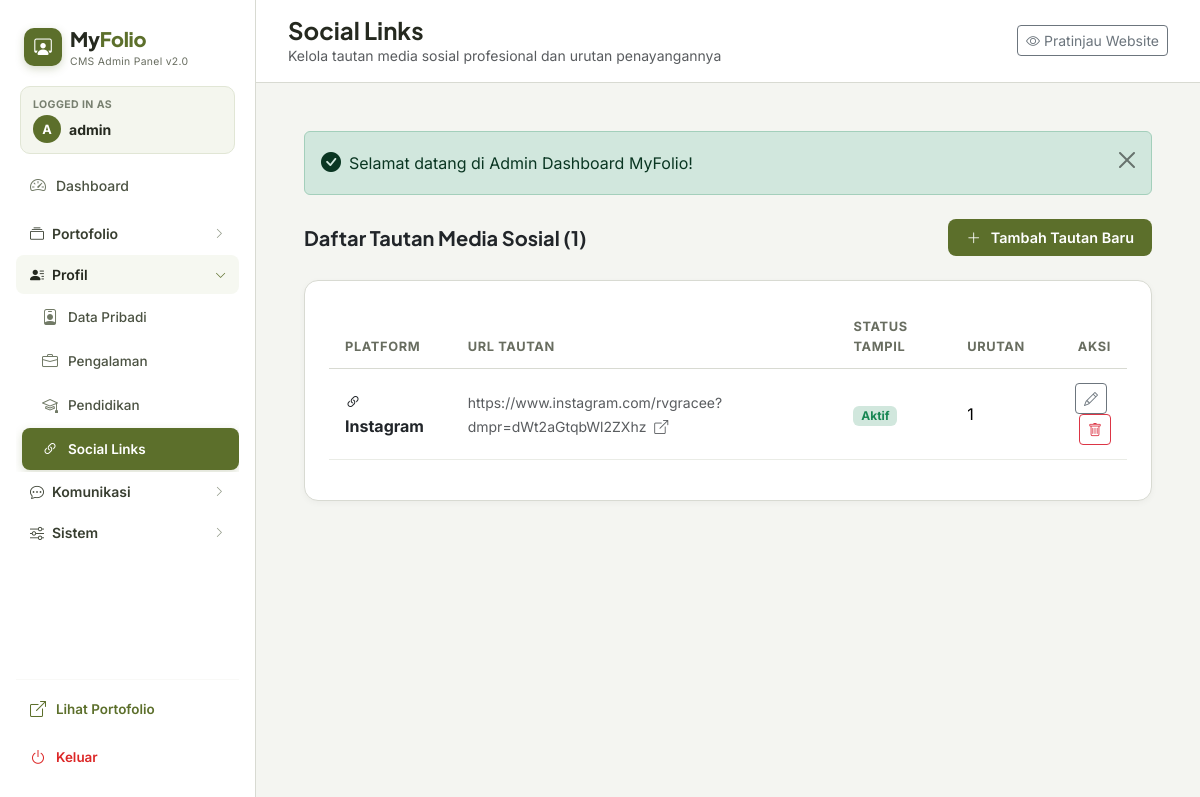
/admin/social-links.php (signed in), run on the app's committed database.
### tables this page shows
CREATE TABLE `social_links` (
  `id` int(11) NOT NULL AUTO_INCREMENT,
  `platform` varchar(50) NOT NULL,
  `url` varchar(255) NOT NULL,
  `is_active` tinyint(1) DEFAULT 1,
  `sort_order` int(11) DEFAULT 0,
  `created_at` timestamp NOT NULL DEFAULT current_timestamp(),
  `updated_at` timestamp NOT NULL DEFAULT current_timestamp() ON UPDATE current_timestamp(),
  PRIMARY KEY (`id`)
);

### includes/functions.php (called while the page is built, shortened)
<?php
function e(?string $value): string {
    return htmlspecialchars($value ?? '', ENT_QUOTES, 'UTF-8');
}

### admin/social-links.php (the view, shortened to what this page needs)
<?php
require_once __DIR__ . '/includes/admin_init.php';
$socials = $pdo->query("SELECT * FROM social_links ORDER BY sort_order ASC, id ASC")->fetchAll();
require_once __DIR__ . '/includes/admin_header.php';
?>
<div class="d-flex justify-content-between align-items-center mb-4">
    <div>
        <h5 class="fw-bold mb-0 text-dark">Daftar Tautan Media Sosial (<?= count($socials) ?>)</h5>
    </div>
    <button class="btn btn-admin-primary" data-bs-toggle="modal" data-bs-target="#addSocialModal">
        <i class="bi bi-plus-lg me-1"></i> Tambah Tautan Baru
    </button>
</div>
<div class="admin-card">
    <?php if (empty($socials)): ?>
        <div class="text-center py-5 text-muted">Belum ada tautan media sosial.</div>
    <?php else: ?>
        <div class="table-responsive">
            <table class="table admin-table align-middle">
                <thead>
                    <tr>
                        <th>Platform</th>
                        <th>URL Tautan</th>
                        <th>Status Tampil</th>
                        <th>Urutan</th>
                        <th class="text-end">Aksi</th>
                    </tr>
                </thead>
                <tbody>
                    <?php foreach ($socials as $soc): ?>
                        <tr>
                            <td class="fw-bold text-dark">
                                <i class="bi bi-link-45deg text-primary-olive me-1"></i>
                                <?= e($soc['platform']) ?>
                            </td>
                            <td>
                                <a href="<?= e($soc['url']) ?>" target="_blank" class="small text-muted text-decoration-none">
                                    <?= e($soc['url']) ?> <i class="bi bi-box-arrow-up-right ms-1"></i>
                                </a>
                            </td>
                            <td>
                                <?php if ($soc['is_active']): ?>
                                    <span class="badge bg-success-subtle text-success">Aktif</span>
                                <?php else: ?>
                                    <span class="badge bg-secondary-subtle text-secondary">Nonaktif</span>
                                <?php endif; ?>
                            </td>
                            <td><?= (int)$soc['sort_order'] ?></td>
                            <td class="text-end">
                                <button class="btn btn-outline-secondary btn-sm py-1 px-2.5 me-1"
                                    onclick="openEditSocial(<?= htmlspecialchars(json_encode($soc), ENT_QUOTES, 'UTF-8') ?>)">
                                    <i class="bi bi-pencil"></i>
                                </button>
                                <form method="POST" action="social-links.php" class="d-inline" onsubmit="return confirm('Hapus tautan ini?');">
                                    <button type="submit" class="btn btn-outline-danger btn-sm py-1 px-2.5">
                                        <i class="bi bi-trash"></i>
                                    </button>
                                </form>
                            </td>
                        </tr>
                    <?php endforeach; ?>
                </tbody>
            </table>
        </div>
    <?php endif; ?>
</div>
<?php
require_once __DIR__ . '/includes/admin_footer.php';
?>

### assets/css/admin.css (style rules this page uses)
:root { --color-primary: #5C6F2B; --color-primary-hover: #495822; --color-background: #F4F5F1; --color-sidebar: #FFFFFF; --color-dark: #25291F; --color-soft-olive: #DCE3CB; --color-white: #FFFFFF; --color-muted: #686D60; --color-border: #D8DAD2; --radius-card: 14px; --radius-button: 8px; --shadow-sm: 0 2px 6px rgba(0, 0, 0, 0.04); }
body { font-family: 'Inter', sans-serif; background-color: var(--color-background); color: var(--color-dark); }
h1, h2, h3, h4, h5, h6 { font-family: 'Plus Jakarta Sans', sans-serif; color: var(--color-dark); }
.admin-card { background-color: var(--color-white); border: 1px solid var(--color-border); border-radius: var(--radius-card); box-shadow: var(--shadow-sm); padding: 24px; margin-bottom: 24px; }
.admin-table th { font-size: 0.8rem; font-weight: 700; text-transform: uppercase; color: var(--color-muted); letter-spacing: 0.05em; border-bottom: 1.5px solid var(--color-border); padding: 12px 16px; }
.admin-table td { padding: 14px 16px; vertical-align: middle; border-bottom: 1px solid #EAECE6; }
.btn-admin-primary { background-color: var(--color-primary); color: #fff; border: none; border-radius: var(--radius-button); padding: 8px 18px; font-weight: 600; font-size: 0.9rem; display: inline-flex; align-items: center; gap: 6px; }

### data on the page
social_links: platform "Instagram", url "https://www.instagram.com/rvgracee?dmpr=dWt2aGtqbWl2ZXhz", is_active "Aktif", sort_order "1"

### other printed values
substr($_SESSION['admin_username'] ?? 'A', 0, 1) "A"
$_SESSION['admin_username'] "admin"
$pageTitle "Social Links"
$pageSubtitle "Kelola tautan media sosial profesional dan urutan penayangannya"
$flash['message'] "Selamat datang di Admin Dashboard MyFolio!"
count($socials) "1"
